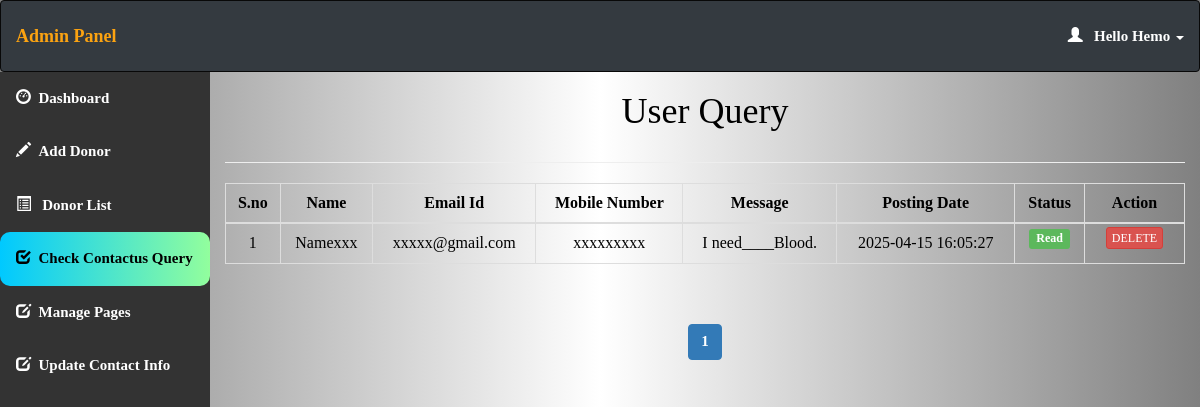
Page /admin/query.php (signed in) on the committed database.
### tables this page shows
create table contact_query(
query_id int auto_increment Not Null,
query_name varchar(100) NOT NULL,
query_mail varchar(120) NOT NULL,
query_number char(11) NOT NULL,
query_message longtext NOT NULL,
query_date timestamp NOT NULL DEFAULT CURRENT_TIMESTAMP,
query_status int(11) DEFAULT NULL,
Primary key(query_id)
);

### admin/query.php (the view, shortened to what this page needs)
<html>
<head>
  <link rel="stylesheet" href="https://maxcdn.bootstrapcdn.com/bootstrap/3.4.1/css/bootstrap.min.css">
</head>
<?php
include 'conn.php';
if (isset($_SESSION['loggedin']) && $_SESSION['loggedin'] == true) {
?>
<body style="color:black">
<div id="header">
<?php include 'header.php'; ?>
</div>
<div id="sidebar">
<?php $active="query"; include 'sidebar.php'; ?>
</div>
<div id="content">
  <div class="content-wrapper">
    <div class="container-fluid">
      <div class="row">
        <div class="col-md-12 lg-12 sm-12">
          <h1 class="page-title" style="text-align:center">User Query</h1>
        </div>
      </div>
      <hr>
      <?php
      $limit = 10;
      if(isset($_GET['page'])) {
        $page = $_GET['page'];
      } else {
        $page = 1;
      }
      $offset = ($page - 1) * $limit;
      $count = $offset + 1;
      $sql = "SELECT * FROM contact_query ORDER BY query_date DESC LIMIT {$offset},{$limit}";
      $result = mysqli_query($conn, $sql);
      if(mysqli_num_rows($result) > 0) {
      ?>
      <div class="table-responsive">
        <table class="table table-bordered table-hover" style="text-align:center">
          <thead>
            <tr>
              <th style="text-align: center;">S.no</th>
              <th style="text-align: center;">Name</th>
              <th style="text-align: center;">Email Id</th>
              <th style="text-align: center;">Mobile Number</th>
              <th style="text-align: center;">Message</th>
              <th style="text-align: center;">Posting Date</th>
              <th style="text-align: center;">Status</th>
              <th style="text-align: center;">Action</th>
            </tr>
          </thead>
          <tbody>
            <?php while($row = mysqli_fetch_assoc($result)) { ?>
            <tr>
              <td><?php echo $count++; ?></td>
              <td><?php echo htmlspecialchars($row['query_name']); ?></td>
              <td><?php echo htmlspecialchars($row['query_mail']); ?></td>
              <td><?php echo htmlspecialchars($row['query_number']); ?></td>
              <td><?php echo htmlspecialchars($row['query_message']); ?></td>
              <td><?php echo $row['query_date']; ?></td>
              <td>
                <?php if($row['query_status'] == 1) { ?>
                  <span class="label label-success">Read</span>
                <?php } else { ?>
                  <a href="query.php?id=<?php echo $row['query_id']; ?>" onclick="return confirm('Mark this query as read?')">
                    <span class="label label-warning">Pending</span>
                  </a>
                <?php } ?>
              </td>
              <td id="he" style="width:100px">
                <a class="btn btn-danger btn-xs" href="delete_query.php?id=<?php echo $row['query_id']; ?>" onclick="return confirm('Are you sure you want to delete this query?')">
                  Delete
                </a>
              </td>
            </tr>
            <?php } ?>
          </tbody>
        </table>
      </div>
      <div class="text-center">
        <?php
        $sql1 = "SELECT COUNT(*) AS total FROM contact_query";
        $result1 = mysqli_query($conn, $sql1);
        $row1 = mysqli_fetch_assoc($result1);
        $total_records = $row1['total'];
        $total_page = ceil($total_records / $limit);
        echo '<ul class="pagination">';
        for($i = 1; $i <= $total_page; $i++) {
          $active = ($i == $page) ? 'active' : '';
          echo '<li class="'.$active.'"><a href="query.php?page='.$i.'">'.$i.'</a></li>';
        }
        echo '</ul>';
        ?>
      </div>
      <?php } else { ?>
        <div class="alert alert-info">No queries found.</div>
      <?php } ?>
    </div>
  </div>
</div>
<?php } ?>
</body>
</html>

### admin/header.php (shortened to what this page needs)
<!DOCTYPE html>
<html>
<head>
  <link rel="stylesheet" href="https://maxcdn.bootstrapcdn.com/bootstrap/3.4.1/css/bootstrap.min.css">
</head>
<body>
<nav class="navbar navbar-inverse">
  <div class="container-fluid">
    <div class="navbar-header">
      <a class="navbar-brand" href="dashboard.php">Admin Panel</a>
    </div>
    <ul class="nav navbar-nav navbar-right">
      <li class="dropdown">
        <a class="dropdown-toggle" data-toggle="dropdown" href="#">
          <span class="glyphicon glyphicon-user"></span>&nbsp;&nbsp;
          <?php
          include 'conn.php';
          $username = $_SESSION['username'];
          $sql = "SELECT * FROM admin_info WHERE admin_username = '$username'";
          $result = mysqli_query($conn, $sql) or die("Query failed.");
          $row = mysqli_fetch_assoc($result);
          echo "Hello " . htmlspecialchars($row['admin_name']);
          ?>
          <span class="caret"></span>
        </a>
      </li>
    </ul>
  </div>
</nav>
</body>
</html>

### admin/query.php (style rules this page uses)
body { background: linear-gradient(to right, gray, white, gray); }
#sidebar { position: relative; margin-top: -20px; }
#content { position: relative; margin-left: 210px; }
#he { font-size: 14px; font-weight: 600; text-transform: uppercase; padding: 3px 7px; color: #fff; text-decoration: none; border-radius: 3px; align: center; }
.table-responsive { margin: 20px 0; }
.pagination { display: inline-block; padding-left: 0; margin: 20px 0; border-radius: 4px; }
.pagination > li { display: inline; }
.pagination > li > a { position: relative; float: left; padding: 6px 12px; margin-left: -1px; line-height: 1.42857143; color: #337ab7; text-decoration: none; background-color: #fff; border: 1px solid #ddd; }
.pagination > li.active > a { z-index: 2; color: #fff; cursor: default; background-color: #337ab7; border-color: #337ab7; }

### admin/header.php (style rules this page uses)
.navbar { background-color: #343a40 !important; padding: 10px 0; border-radius: 0; border: none; }
.navbar-brand { font-size: 25px; font-weight: bold; color: #fca311 !important; padding: 15px; }
.navbar-nav > li > a { color: white !important; font-weight: bold; padding: 15px; }
.caret { margin-left: 5px; }

### admin/sidebar.php (style rules this page uses)
body { margin: 0; font-family: 'Averia Gruesa Libre';font-size: 15px; color:#F8F9F9; }

### rows in the picture
contact_query: query_name "Namexxx", query_mail "xxxxx@gmail.com", query_number "xxxxxxxxx", query_message "I need____Blood.", query_date "2025-04-15 16:05:27", query_status "Read"

### other values in the picture
$row['admin_name'] "Hemo"
